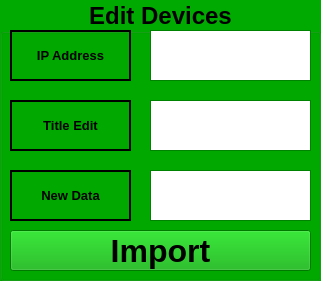
  <widget class="QGroupBox" name="Edit_data_dis">
   <property name="geometry">
    <rect>
     <x>0</x>
     <y>350</y>
     <width>321</width>
     <height>281</height>
    </rect>
   </property>
   <property name="palette">
    <palette>
     <active>
      <colorrole role="WindowText">
       <brush brushstyle="SolidPattern">
        <color alpha="255">
         <red>0</red>
         <green>0</green>
         <blue>0</blue>
        </color>
       </brush>
      </colorrole>
      <colorrole role="Button">
       <brush brushstyle="SolidPattern">
        <color alpha="255">
         <red>0</red>
         <green>170</green>
         <blue>0</blue>
        </color>
       </brush>
      </colorrole>
      <colorrole role="Light">
       <brush brushstyle="SolidPattern">
        <color alpha="255">
         <red>0</red>
         <green>255</green>
         <blue>0</blue>
        </color>
       </brush>
      </colorrole>
      <colorrole role="Midlight">
       <brush brushstyle="SolidPattern">
        <color alpha="255">
         <red>0</red>
         <green>212</green>
         <blue>0</blue>
        </color>
       </brush>
      </colorrole>
      <colorrole role="Dark">
       <brush brushstyle="SolidPattern">
        <color alpha="255">
         <red>0</red>
         <green>85</green>
         <blue>0</blue>
        </color>
       </brush>
      </colorrole>
      <colorrole role="Mid">
       <brush brushstyle="SolidPattern">
        <color alpha="255">
         <red>0</red>
         <green>113</green>
         <blue>0</blue>
        </color>
       </brush>
      </colorrole>
      <colorrole role="Text">
       <brush brushstyle="SolidPattern">
        <color alpha="255">
         <red>0</red>
         <green>0</green>
         <blue>0</blue>
        </color>
       </brush>
      </colorrole>
      <colorrole role="BrightText">
       <brush brushstyle="SolidPattern">
        <color alpha="255">
         <red>255</red>
         <green>255</green>
         <blue>255</blue>
        </color>
       </brush>
      </colorrole>
      <colorrole role="ButtonText">
       <brush brushstyle="SolidPattern">
        <color alpha="255">
         <red>0</red>
         <green>0</green>
         <blue>0</blue>
        </color>
       </brush>
      </colorrole>
      <colorrole role="Base">
       <brush brushstyle="SolidPattern">
        <color alpha="255">
         <red>255</red>
         <green>255</green>
         <blue>255</blue>
        </color>
       </brush>
      </colorrole>
      <colorrole role="Window">
       <brush brushstyle="SolidPattern">
        <color alpha="255">
         <red>0</red>
         <green>170</green>
         <blue>0</blue>
        </color>
       </brush>
      </colorrole>
      <colorrole role="Shadow">
       <brush brushstyle="SolidPattern">
        <color alpha="255">
         <red>0</red>
         <green>0</green>
         <blue>0</blue>
        </color>
       </brush>
      </colorrole>
      <colorrole role="AlternateBase">
       <brush brushstyle="SolidPattern">
        <color alpha="255">
         <red>127</red>
         <green>212</green>
         <blue>127</blue>
        </color>
       </brush>
      </colorrole>
      <colorrole role="ToolTipBase">
       <brush brushstyle="SolidPattern">
        <color alpha="255">
         <red>255</red>
         <green>255</green>
         <blue>220</blue>
        </color>
       </brush>
      </colorrole>
      <colorrole role="ToolTipText">
       <brush brushstyle="SolidPattern">
        <color alpha="255">
         <red>0</red>
         <green>0</green>
         <blue>0</blue>
        </color>
       </brush>
      </colorrole>
      <colorrole role="PlaceholderText">
       <brush brushstyle="NoBrush">
        <color alpha="128">
         <red>0</red>
         <green>0</green>
         <blue>0</blue>
        </color>
       </brush>
      </colorrole>
     </active>
     <inactive>
      <colorrole role="WindowText">
       <brush brushstyle="SolidPattern">
        <color alpha="255">
         <red>0</red>
         <green>0</green>
         <blue>0</blue>
        </color>
       </brush>
      </colorrole>
      <colorrole role="Button">
       <brush brushstyle="SolidPattern">
        <color alpha="255">
         <red>0</red>
         <green>170</green>
         <blue>0</blue>
        </color>
       </brush>
      </colorrole>
      <colorrole role="Light">
       <brush brushstyle="SolidPattern">
        <color alpha="255">
         <red>0</red>
         <green>255</green>
         <blue>0</blue>
        </color>
       </brush>
      </colorrole>
      <colorrole role="Midlight">
       <brush brushstyle="SolidPattern">
        <color alpha="255">
         <red>0</red>
         <green>212</green>
         <blue>0</blue>
        </color>
       </brush>
      </colorrole>
      <colorrole role="Dark">
       <brush brushstyle="SolidPattern">
        <color alpha="255">
         <red>0</red>
         <green>85</green>
         <blue>0</blue>
        </color>
       </brush>
      </colorrole>
      <colorrole role="Mid">
       <brush brushstyle="SolidPattern">
        <color alpha="255">
         <red>0</red>
         <green>113</green>
         <blue>0</blue>
        </color>
       </brush>
      </colorrole>
      <colorrole role="Text">
       <brush brushstyle="SolidPattern">
        <color alpha="255">
         <red>0</red>
         <green>0</green>
         <blue>0</blue>
        </color>
       </brush>
      </colorrole>
      <colorrole role="BrightText">
       <brush brushstyle="SolidPattern">
        <color alpha="255">
         <red>255</red>
         <green>255</green>
         <blue>255</blue>
        </color>
       </brush>
      </colorrole>
      <colorrole role="ButtonText">
       <brush brushstyle="SolidPattern">
        <color alpha="255">
         <red>0</red>
         <green>0</green>
         <blue>0</blue>
        </color>
       </brush>
      </colorrole>
      <colorrole role="Base">
       <brush brushstyle="SolidPattern">
        <color alpha="255">
         <red>255</red>
         <green>255</green>
         <blue>255</blue>
        </color>
       </brush>
      </colorrole>
      <colorrole role="Window">
       <brush brushstyle="SolidPattern">
        <color alpha="255">
         <red>0</red>
         <green>170</green>
         <blue>0</blue>
        </color>
       </brush>
      </colorrole>
      <colorrole role="Shadow">
       <brush brushstyle="SolidPattern">
        <color alpha="255">
         <red>0</red>
         <green>0</green>
         <blue>0</blue>
        </color>
       </brush>
      </colorrole>
      <colorrole role="AlternateBase">
       <brush brushstyle="SolidPattern">
        <color alpha="255">
         <red>127</red>
         <green>212</green>
         <blue>127</blue>
        </color>
       </brush>
      </colorrole>
      <colorrole role="ToolTipBase">
       <brush brushstyle="SolidPattern">
        <color alpha="255">
         <red>255</red>
         <green>255</green>
         <blue>220</blue>
        </color>
       </brush>
      </colorrole>
      <colorrole role="ToolTipText">
       <brush brushstyle="SolidPattern">
        <color alpha="255">
         <red>0</red>
         <green>0</green>
         <blue>0</blue>
        </color>
       </brush>
      </colorrole>
      <colorrole role="PlaceholderText">
       <brush brushstyle="NoBrush">
        <color alpha="128">
         <red>0</red>
         <green>0</green>
         <blue>0</blue>
        </color>
       </brush>
      </colorrole>
     </inactive>
     <disabled>
      <colorrole role="WindowText">
       <brush brushstyle="SolidPattern">
        <color alpha="255">
         <red>0</red>
         <green>85</green>
         <blue>0</blue>
        </color>
       </brush>
      </colorrole>
      <colorrole role="Button">
       <brush brushstyle="SolidPattern">
        <color alpha="255">
         <red>0</red>
         <green>170</green>
         <blue>0</blue>
        </color>
       </brush>
      </colorrole>
      <colorrole role="Light">
       <brush brushstyle="SolidPattern">
        <color alpha="255">
         <red>0</red>
         <green>255</green>
         <blue>0</blue>
        </color>
       </brush>
      </colorrole>
      <colorrole role="Midlight">
       <brush brushstyle="SolidPattern">
        <color alpha="255">
         <red>0</red>
         <green>212</green>
         <blue>0</blue>
        </color>
       </brush>
      </colorrole>
      <colorrole role="Dark">
       <brush brushstyle="SolidPattern">
        <color alpha="255">
         <red>0</red>
         <green>85</green>
         <blue>0</blue>
        </color>
       </brush>
      </colorrole>
      <colorrole role="Mid">
       <brush brushstyle="SolidPattern">
        <color alpha="255">
         <red>0</red>
         <green>113</green>
         <blue>0</blue>
        </color>
       </brush>
      </colorrole>
      <colorrole role="Text">
       <brush brushstyle="SolidPattern">
        <color alpha="255">
         <red>0</red>
         <green>85</green>
         <blue>0</blue>
        </color>
       </brush>
      </colorrole>
      <colorrole role="BrightText">
       <brush brushstyle="SolidPattern">
        <color alpha="255">
         <red>255</red>
         <green>255</green>
         <blue>255</blue>
        </color>
       </brush>
      </colorrole>
      <colorrole role="ButtonText">
       <brush brushstyle="SolidPattern">
        <color alpha="255">
         <red>0</red>
         <green>85</green>
         <blue>0</blue>
        </color>
       </brush>
      </colorrole>
      <colorrole role="Base">
       <brush brushstyle="SolidPattern">
        <color alpha="255">
         <red>0</red>
         <green>170</green>
         <blue>0</blue>
        </color>
       </brush>
      </colorrole>
      <colorrole role="Window">
       <brush brushstyle="SolidPattern">
        <color alpha="255">
         <red>0</red>
         <green>170</green>
         <blue>0</blue>
        </color>
       </brush>
      </colorrole>
      <colorrole role="Shadow">
       <brush brushstyle="SolidPattern">
        <color alpha="255">
         <red>0</red>
         <green>0</green>
         <blue>0</blue>
        </color>
       </brush>
      </colorrole>
      <colorrole role="AlternateBase">
       <brush brushstyle="SolidPattern">
        <color alpha="255">
         <red>0</red>
         <green>170</green>
         <blue>0</blue>
        </color>
       </brush>
      </colorrole>
      <colorrole role="ToolTipBase">
       <brush brushstyle="SolidPattern">
        <color alpha="255">
         <red>255</red>
         <green>255</green>
         <blue>220</blue>
        </color>
       </brush>
      </colorrole>
      <colorrole role="ToolTipText">
       <brush brushstyle="SolidPattern">
        <color alpha="255">
         <red>0</red>
         <green>0</green>
         <blue>0</blue>
        </color>
       </brush>
      </colorrole>
      <colorrole role="PlaceholderText">
       <brush brushstyle="NoBrush">
        <color alpha="128">
         <red>0</red>
         <green>0</green>
         <blue>0</blue>
        </color>
       </brush>
      </colorrole>
     </disabled>
    </palette>
   </property>
   <property name="font">
    <font>
     <pointsize>18</pointsize>
     <weight>75</weight>
     <bold>true</bold>
    </font>
   </property>
   <property name="title">
    <string>Edit Devices</string>
   </property>
   <property name="alignment">
    <set>Qt::AlignCenter</set>
   </property>
   <widget class="QTextEdit" name="name_device">
    <property name="geometry">
     <rect>
      <x>150</x>
      <y>30</y>
      <width>161</width>
      <height>51</height>
     </rect>
    </property>
    <property name="font">
     <font>
      <pointsize>14</pointsize>
     </font>
    </property>
   </widget>
   <widget class="QTextEdit" name="name_of_column">
    <property name="geometry">
     <rect>
      <x>150</x>
      <y>100</y>
      <width>161</width>
      <height>51</height>
     </rect>
    </property>
    <property name="font">
     <font>
      <pointsize>14</pointsize>
     </font>
    </property>
   </widget>
   <widget class="QTextEdit" name="new_data">
    <property name="geometry">
     <rect>
      <x>150</x>
      <y>170</y>
      <width>161</width>
      <height>51</height>
     </rect>
    </property>
    <property name="font">
     <font>
      <pointsize>14</pointsize>
     </font>
    </property>
   </widget>
   <widget class="QLabel" name="ip_edit_device_label">
    <property name="geometry">
     <rect>
      <x>10</x>
      <y>30</y>
      <width>121</width>
      <height>51</height>
     </rect>
    </property>
    <property name="font">
     <font>
      <pointsize>10</pointsize>
      <weight>75</weight>
      <bold>true</bold>
     </font>
    </property>
    <property name="frameShape">
     <enum>QFrame::Panel</enum>
    </property>
    <property name="lineWidth">
     <number>2</number>
    </property>
    <property name="text">
     <string>IP Address</string>
    </property>
    <property name="alignment">
     <set>Qt::AlignCenter</set>
    </property>
   </widget>
   <widget class="QLabel" name="ip_edit_device_label_2">
    <property name="geometry">
     <rect>
      <x>10</x>
      <y>100</y>
      <width>121</width>
      <height>51</height>
     </rect>
    </property>
    <property name="font">
     <font>
      <pointsize>10</pointsize>
      <weight>75</weight>
      <bold>true</bold>
     </font>
    </property>
    <property name="frameShape">
     <enum>QFrame::Panel</enum>
    </property>
    <property name="lineWidth">
     <number>2</number>
    </property>
    <property name="text">
     <string>Title Edit</string>
    </property>
    <property name="alignment">
     <set>Qt::AlignCenter</set>
    </property>
   </widget>
   <widget class="QLabel" name="ip_edit_device_label_3">
    <property name="geometry">
     <rect>
      <x>10</x>
      <y>170</y>
      <width>121</width>
      <height>51</height>
     </rect>
    </property>
    <property name="font">
     <font>
      <pointsize>10</pointsize>
      <weight>75</weight>
      <bold>true</bold>
     </font>
    </property>
    <property name="frameShape">
     <enum>QFrame::Panel</enum>
    </property>
    <property name="lineWidth">
     <number>2</number>
    </property>
    <property name="text">
     <string>New Data</string>
    </property>
    <property name="alignment">
     <set>Qt::AlignCenter</set>
    </property>
   </widget>
   <widget class="QPushButton" name="import_data_button">
    <property name="geometry">
     <rect>
      <x>10</x>
      <y>230</y>
      <width>301</width>
      <height>41</height>
     </rect>
    </property>
    <property name="font">
     <font>
      <pointsize>24</pointsize>
      <weight>75</weight>
      <bold>true</bold>
     </font>
    </property>
    <property name="text">
     <string>Import</string>
    </property>
   </widget>
  </widget>
